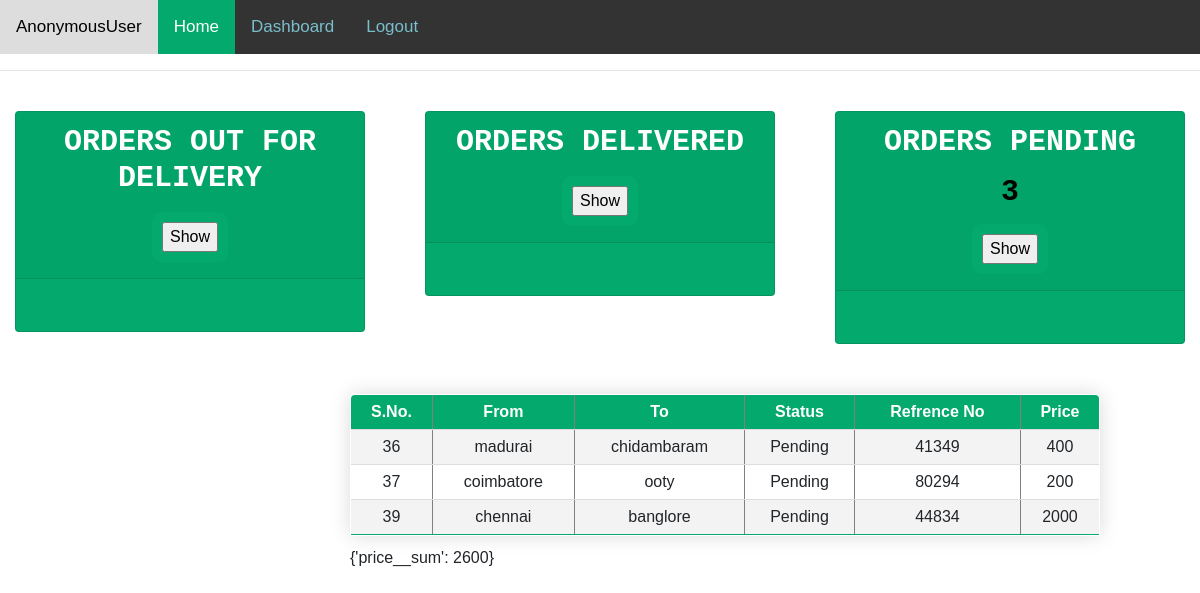
Page /pending/ on the committed database.
### base/models.py (models this page shows)
class crudst(models.Model):
    STATUS = (
			('Pending', 'Pending'),
			('Out for delivery', 'Out for delivery'),
			('Delivered', 'Delivered'),
			)
    fromdes = models.CharField(max_length = 100)
    todes = models.CharField(max_length = 100)
    status = models.CharField(max_length= 100,null=True, choices=STATUS)# Create your models here.
    sno = models.IntegerField()
    price = models.IntegerField(null=True)

### home/views.py (the view)
# urls.py: path('pending/',pending,name="pending"),
def pending(request):
        status = 'pending'
        emps = crudst.objects.all()
        if status:
            emps = emps.filter(Q(status__icontains = status))
            cou= emps.count()
            suprice=emps.aggregate(Sum('price'))
        return render(request, 'home.html', {'details': emps,'ou':cou,'price':suprice})

### templates/home.html (shortened to what this page needs)
{% load static %}
<!DOCTYPE html>
<html lang="en">
<head>
    <link rel="stylesheet" href="https://stackpath.bootstrapcdn.com/bootstrap/4.3.1/css/bootstrap.min.css">
    <link rel="stylesheet" href="{% static 'nav.css' %}" >
    <link rel="stylesheet" href="{% static 'button.css' %}" >
</head>
<body>
    <div class="topnav">
        <a href="/home">{{user}}</a>
        <a class="active" href="/home">Home</a>
        <a href="{% url 'stinsert' %}">Dashboard</a>
        <a href="/">Logout</a>
      </div>
        <hr>
        <br>
    <div class="row">
        <div class="col">
            <div class="col-md">
                <div class="card text-center text-white  mb-3" style="background-color:#04AA6D;">
                    <div class="card-header">
                        <h5 class="card-title" style="color: white ; font-weight: bolder; font-family:'Courier New', Courier, monospace  ; font-size: 30px;">ORDERS OUT FOR DELIVERY</h5>
                        <form action="{% url 'totalorder' %}" class="button button4">
                            <input type="submit" value="Show" />
                        </form>
                    </div>
                    <div class="card-body">
                    </div>
                </div>
            </div>
        </div>
        <div class="col">
            <div class="col-md">
                <div class="card text-center text-white  mb-3" style="background-color:#04AA6D">
                    <div class="card-header">
                        <h5 class="card-title" style="color: WHITE ; font-weight: bolder;font-family:'Courier New', Courier, monospace  ; font-size: 30px;" >ORDERS DELIVERED</h5>
                        <form action="{% url 'orderdelivered' %}" class="button button4">
                            <input type="submit" value="Show" />
                        </form>
                    </div>
                    <div class="card-body">
                    </div>
                </div>
            </div>
        </div>
        <div class="col">
            <div class="col-md">
                <div class="card text-center text-white  mb-3" style="background-color:#04AA6D">
                    <div class="card-header">
                        <h5 class="card-title" style="color: white ; font-weight: bolder; font-family:'Courier New', Courier, monospace  ; font-size: 30px;">ORDERS PENDING</h5>
                        <h5 class="card-title" style="color: rgb(0, 0, 0); font-weight: bold; font-size: 30px; ">{{ou}}</h5>
                        <form action="{% url 'pending' %}" class="button button4">
                            <input type="submit" value="Show" />
                        </form>
                    </div>
                    <div class="card-body">
                    </div>
                </div>
            </div>
        </div>
    </div>
    <br>
    <section class="secc">
            <table border="1" style="height:100px;" class="content-table">
                <tr class=" one">
                    <th>S.No.</th>
                    <th>From</th>
                    <th>To</th>
                    <th>Status</th>
                    <th>Refrence No</th>
                    <th>Price</th>
                </tr>
                {% for displayst in details%}
                <tr>
                        <td>{{displayst.id}}</td>
                        <td>{{displayst.fromdes}}</td>
                        <td>{{displayst.todes}}</td>
                        <td>{{displayst.status}}</td>
                        <td>{{displayst.sno}}</td>
                        <td>{{displayst.price}}</td>
                </tr>
                {% endfor %}
            </table>
            {{price}}
        </section>
</body>
</html>

### style/nav.css (style rules this page uses)
.topnav { background-color: #333; overflow: hidden; }
.topnav a { float: left; color: #7abecc; text-align: center; padding: 14px 16px; text-decoration: none; font-size: 17px; }
.topnav a.active { background-color: #04AA6D; color: white; }
* { font-family: sans-serif; }
.content-table { border-collapse: collapse; margin: 10px 0; font-size: 1em; min-width: 750px; border-radius: 5px 5px 0 0; overflow: hidden; box-shadow: 0 0 20px rgba(0, 0, 0, 0.15); text-align: center; }
.one { background-color: #04AA6D; color: #ffffff; text-align: center; font-weight: bold; }
.content-table th, .content-table td { padding: 5px 5px; }
.content-table tbody tr { border-bottom: 1px solid #dddddd; }
.content-table tbody tr:nth-of-type(even) { background-color: #f3f3f3; }
.content-table tbody tr:last-of-type { border-bottom: 2px solid #04AA6D; }
.secc { padding-left: 350px; }

### style/button.css (style rules this page uses)
.button { background-color: #04AA6D; border: none; color: white; padding: 10px; text-align: center; text-decoration: none; display: inline-block; font-size: 16px; margin: 4px 2px; cursor: pointer; }
.button4 { border-radius: 10px; }

### rows in the picture
crudst: id "36", fromdes "madurai", todes "chidambaram", status "Pending", sno "41349", price "400"
crudst: id "37", fromdes "coimbatore", todes "ooty", status "Pending", sno "80294", price "200"
crudst: id "39", fromdes "chennai", todes "banglore", status "Pending", sno "44834", price "2000"

### other values in the picture
{{ user }} "AnonymousUser"
{{ ou }} "3"
{{ price }} "{'price__sum': 2600}"
